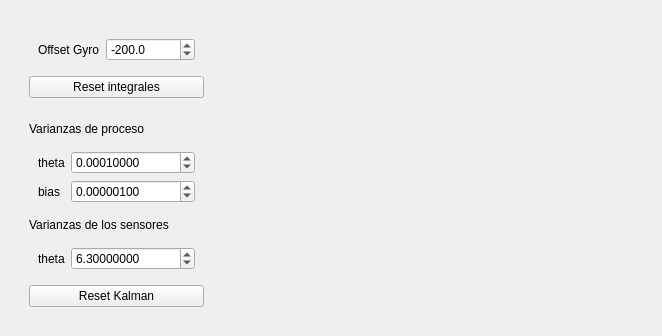
      <widget class="QWidget" name="tab_2">
       <attribute name="title">
        <string>Filtro de Kalman</string>
       </attribute>
       <layout class="QHBoxLayout" name="horizontalLayout">
        <item>
         <widget class="QWidget" name="widget_2" native="true">
          <layout class="QVBoxLayout" name="verticalLayout_5">
           <item>
            <widget class="QWidget" name="widget_3" native="true">
             <layout class="QVBoxLayout" name="verticalLayout_7">
              <item>
               <widget class="QWidget" name="widget_8" native="true">
                <layout class="QFormLayout" name="formLayout_4">
                 <property name="fieldGrowthPolicy">
                  <enum>QFormLayout::AllNonFixedFieldsGrow</enum>
                 </property>
                 <item row="0" column="0">
                  <widget class="QLabel" name="label_7">
                   <property name="text">
                    <string>Offset Gyro</string>
                   </property>
                  </widget>
                 </item>
                 <item row="0" column="1">
                  <widget class="QDoubleSpinBox" name="doubleSpinBox_offset_gyro_0">
                   <property name="accelerated">
                    <bool>true</bool>
                   </property>
                   <property name="decimals">
                    <number>1</number>
                   </property>
                   <property name="minimum">
                    <double>-1000.000000000000000</double>
                   </property>
                   <property name="maximum">
                    <double>1000.000000000000000</double>
                   </property>
                   <property name="singleStep">
                    <double>0.100000000000000</double>
                   </property>
                   <property name="value">
                    <double>-200.000000000000000</double>
                   </property>
                  </widget>
                 </item>
                </layout>
               </widget>
              </item>
              <item>
               <widget class="QPushButton" name="pushButton">
                <property name="text">
                 <string>Reset integrales</string>
                </property>
               </widget>
              </item>
             </layout>
            </widget>
           </item>
           <item>
            <widget class="QWidget" name="widget_4" native="true">
             <layout class="QVBoxLayout" name="verticalLayout_2">
              <item>
               <widget class="QLabel" name="label">
                <property name="text">
                 <string>Varianzas de proceso</string>
                </property>
               </widget>
              </item>
              <item>
               <widget class="QWidget" name="widget_6" native="true">
                <layout class="QFormLayout" name="formLayout_2">
                 <property name="fieldGrowthPolicy">
                  <enum>QFormLayout::AllNonFixedFieldsGrow</enum>
                 </property>
                 <item row="1" column="0">
                  <widget class="QLabel" name="label_3">
                   <property name="text">
                    <string>theta</string>
                   </property>
                  </widget>
                 </item>
                 <item row="1" column="1">
                  <widget class="QDoubleSpinBox" name="doubleSpinBox_var_theta">
                   <property name="accelerated">
                    <bool>true</bool>
                   </property>
                   <property name="decimals">
                    <number>8</number>
                   </property>
                   <property name="maximum">
                    <double>100000000.000000000000000</double>
                   </property>
                   <property name="singleStep">
                    <double>0.000001000000000</double>
                   </property>
                   <property name="value">
                    <double>0.000100000000000</double>
                   </property>
                  </widget>
                 </item>
                 <item row="3" column="0">
                  <widget class="QLabel" name="label_4">
                   <property name="text">
                    <string>bias</string>
                   </property>
                  </widget>
                 </item>
                 <item row="3" column="1">
                  <widget class="QDoubleSpinBox" name="doubleSpinBox_var_bias">
                   <property name="accelerated">
                    <bool>true</bool>
                   </property>
                   <property name="decimals">
                    <number>8</number>
                   </property>
                   <property name="maximum">
                    <double>100000000.000000000000000</double>
                   </property>
                   <property name="singleStep">
                    <double>0.000001000000000</double>
                   </property>
                   <property name="value">
                    <double>0.000001000000000</double>
                   </property>
                  </widget>
                 </item>
                </layout>
               </widget>
              </item>
              <item>
               <widget class="QLabel" name="label_2">
                <property name="text">
                 <string>Varianzas de los sensores</string>
                </property>
               </widget>
              </item>
              <item>
               <widget class="QWidget" name="widget_9" native="true">
                <layout class="QFormLayout" name="formLayout_5">
                 <property name="fieldGrowthPolicy">
                  <enum>QFormLayout::AllNonFixedFieldsGrow</enum>
                 </property>
                 <item row="1" column="0">
                  <widget class="QLabel" name="label_9">
                   <property name="text">
                    <string>theta</string>
                   </property>
                  </widget>
                 </item>
                 <item row="1" column="1">
                  <widget class="QDoubleSpinBox" name="doubleSpinBox_var_acelerometro">
                   <property name="accelerated">
                    <bool>true</bool>
                   </property>
                   <property name="decimals">
                    <number>8</number>
                   </property>
                   <property name="maximum">
                    <double>100000000.000000000000000</double>
                   </property>
                   <property name="singleStep">
                    <double>0.010000000000000</double>
                   </property>
                   <property name="value">
                    <double>6.300000000000000</double>
                   </property>
                  </widget>
                 </item>
                </layout>
               </widget>
              </item>
              <item>
               <widget class="QPushButton" name="pushButton_2">
                <property name="text">
                 <string>Reset Kalman</string>
                </property>
               </widget>
              </item>
             </layout>
            </widget>
           </item>
          </layout>
         </widget>
        </item>
        <item>
         <widget class="QWidget" name="widget" native="true">
          <layout class="QVBoxLayout" name="verticalLayout_4">
           <item>
            <widget class="Plot" name="widget_plot_2" native="true">
             <layout class="QHBoxLayout" name="horizontalLayout_2">
              <item>
               <spacer name="horizontalSpacer_2">
                <property name="orientation">
                 <enum>Qt::Horizontal</enum>
                </property>
                <property name="sizeHint" stdset="0">
                 <size>
                  <width>387</width>
                  <height>20</height>
                 </size>
                </property>
               </spacer>
              </item>
             </layout>
            </widget>
           </item>
           <item>
            <widget class="Plot" name="widget_plot2_2" native="true">
             <layout class="QHBoxLayout" name="horizontalLayout_3">
              <item>
               <spacer name="horizontalSpacer">
                <property name="orientation">
                 <enum>Qt::Horizontal</enum>
                </property>
                <property name="sizeHint" stdset="0">
                 <size>
                  <width>387</width>
                  <height>20</height>
                 </size>
                </property>
               </spacer>
              </item>
             </layout>
            </widget>
           </item>
          </layout>
         </widget>
        </item>
       </layout>
      </widget>
